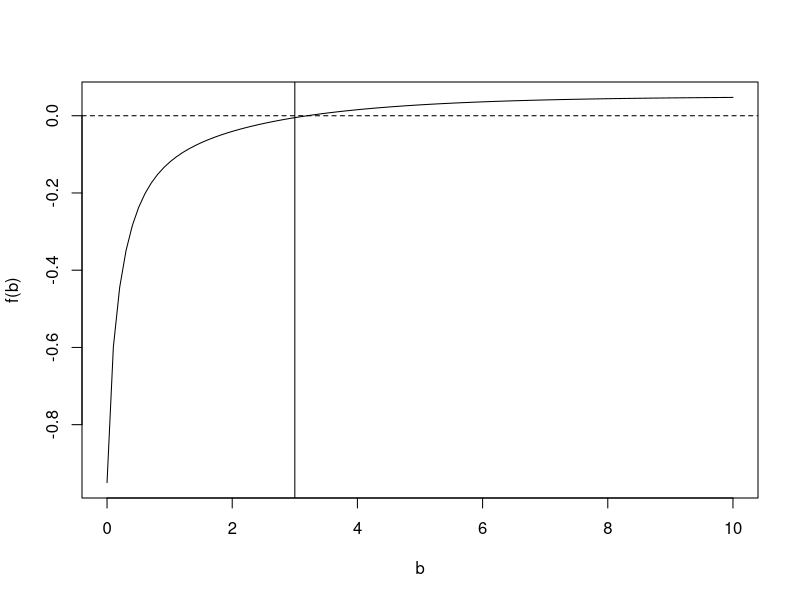
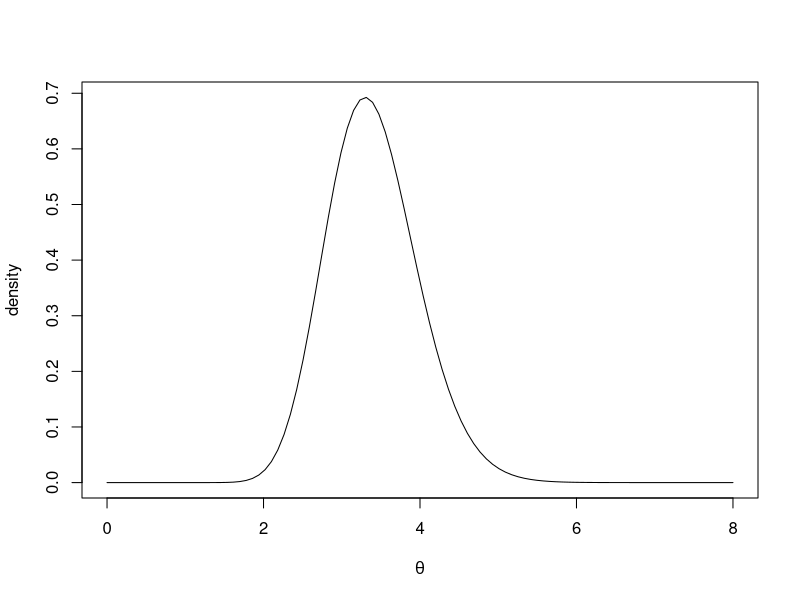
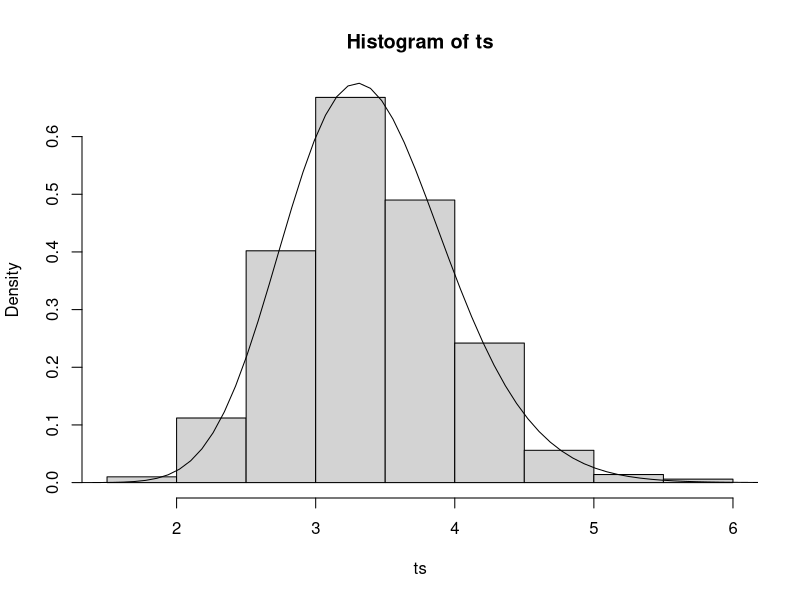
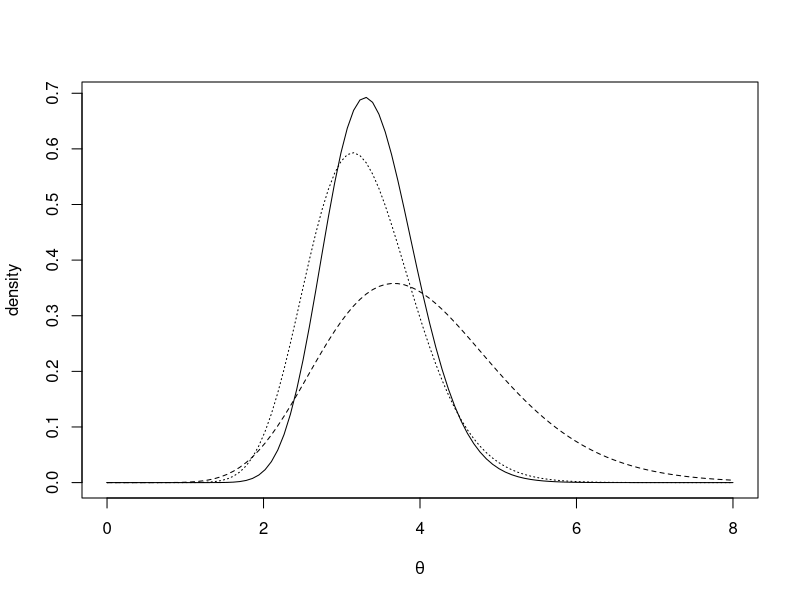
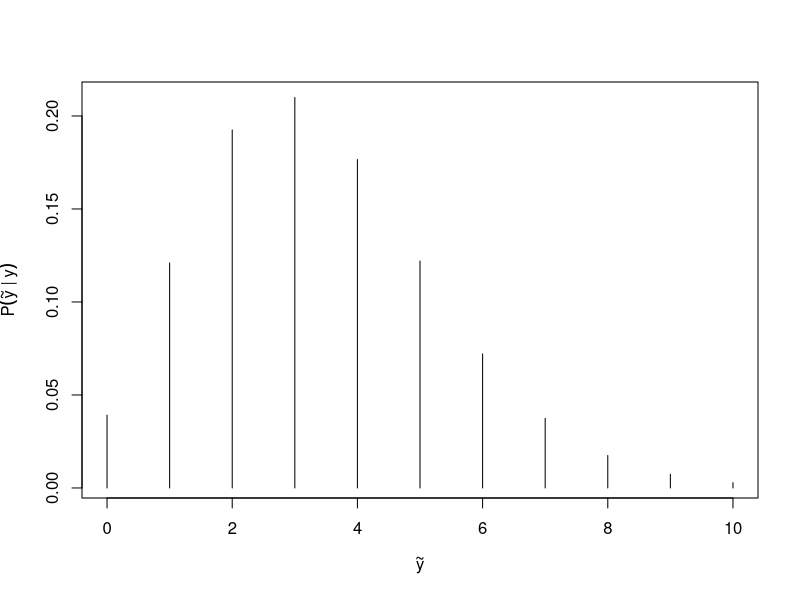

These figures' R source, in order:
# MA 578: R session, 09/19/19
# y_i | theta ~ Poisson(theta * x_i)

# [ Prior Elicitation ]
# assume conjugacy: theta ~ Gamma(alpha, beta)
# "on average, 4 cars per hour" -> E[theta] = alpha / beta = 4
# "most likely between 1 to 6 cars per hour" -> P(1 <= theta <= 6) = .95
# find beta numerically by finding an approximate root to 'f'
f <- function (beta)
  pgamma(6, 4 * beta, beta) - pgamma(1, 4 * beta, beta) - .95
beta <- round(uniroot(f, lower = 0, upper = 10)$root, 0)
b <- seq(0, 10, length = 100)
plot(b, f(b), type = "l")
abline(h = 0, lty = 2); abline(v = beta)
alpha <- 4 * beta

# [ Bayesian Analysis ]
# data:
x <- c(1, 2, 4); y <- c(2, 4, 16)
# check posterior graphically
t <- seq(0, 8, length = 100) # theta
plot(t, dgamma(t, alpha + sum(y), beta + sum(x)),
     type = "l", xlab = expression(theta), ylab = "density")
# 95% credible interval
qgamma(c(.025, .975), alpha + sum(y), beta + sum(x))

# describing posterior by sampling:
ns <- 1000 # #samples
ts <- rgamma(ns, alpha + sum(y), beta + sum(x))
hist(ts, prob = TRUE)
lines(t, dgamma(t, alpha + sum(y), beta + sum(x)))
mean(ts)
quantile(ts, c(.025, .975))

# compare to prior
plot(t, dgamma(t, alpha + sum(y), beta + sum(x)),
     type = "l", xlab = expression(theta), ylab = "density")
lines(t, dgamma(t, alpha, beta), lty = 2) # prior
lines(t, dgamma(t, sum(y) + 1, sum(x)), lty = 3) # likelihood

# posterior predictive
help(dnbinom) # check negative binomial distribution
xt <- 1 # x tilde
yt <- 0:10
plot(yt,
     dnbinom(yt, alpha + sum(y), 1 - xt / (xt + beta + sum(x))),
     type = "h", xlab = expression(tilde(y)),
     ylab = expression(P(tilde(y)~"|"~y)))
# 95% posterior predictive interval
qnbinom(c(.025, .975), alpha + sum(y), 1 - xt / (xt + beta + sum(x)))

# using sampling:
ys <- rnbinom(ns, alpha + sum(y), 1 - xt / (xt + beta + sum(x)))
mean(ys)
quantile(ys, c(.025, .975))
# conditional sampling: sample theta | y, then y.tilde | theta
ys <- rpois(ns, rgamma(ns, alpha + sum(y), beta + sum(x)))
# or, in two steps,
ts <- rgamma(ns, alpha + sum(y), beta + sum(x))
ys <- rpois(ns, xt * ts)
mean(ys) # compare to marginal sample from negative binomial
quantile(ys, c(.025, .975))
